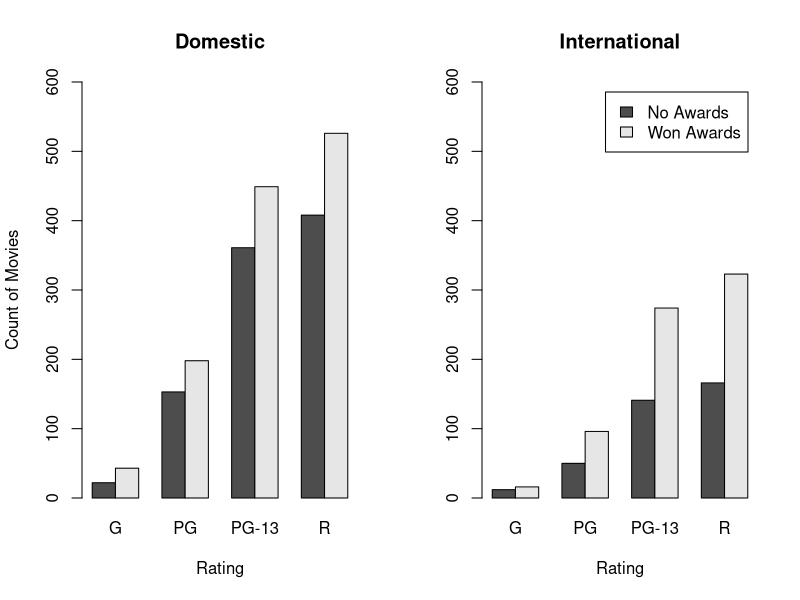
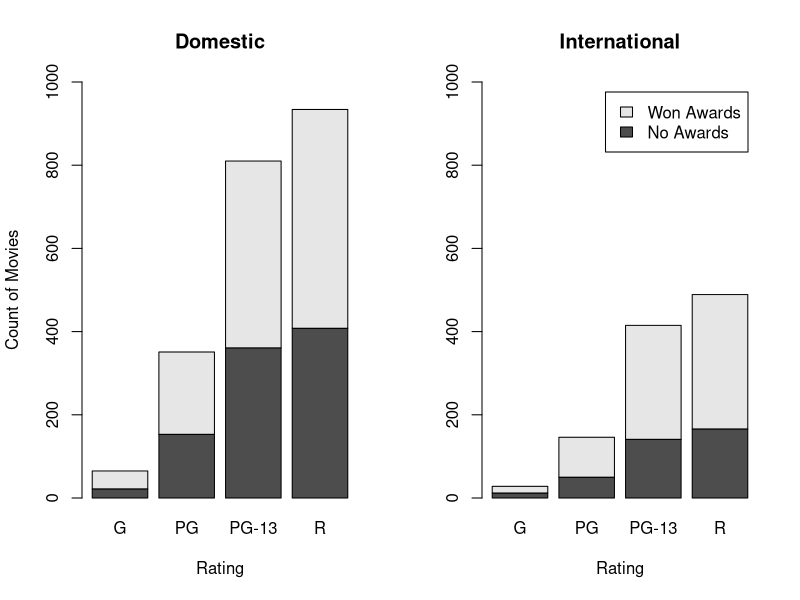
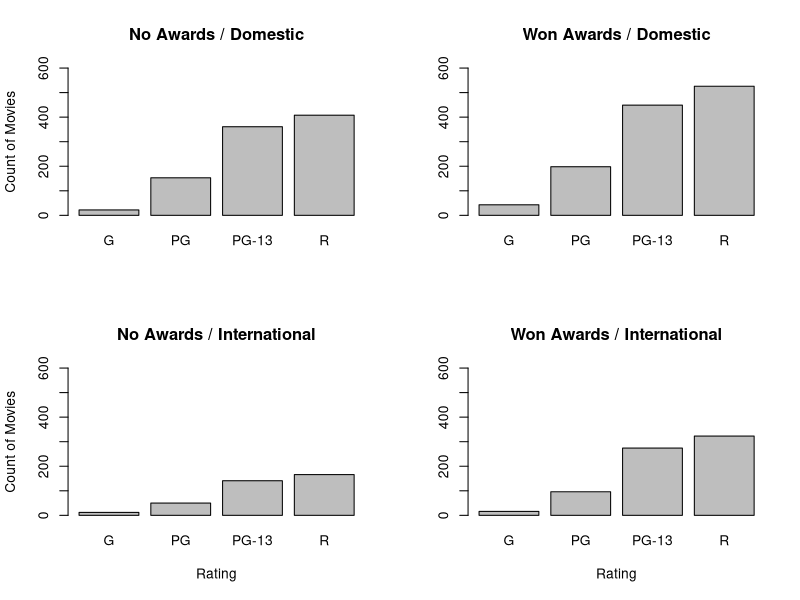

The R source for these figures, in order:
# Set working directory
setwd("/home/af/Dokumenter/Programs/RStudio/demo-visualization-R/Intermediate/2-r-multivariate-data-visualization-m2-exercise-files")

# Load CSV data
movies <- read.csv("Movies.csv")

# Peek at the data
head(movies)

# Three categorical variables

# Create a function to create contingency tables
getTable <- function(distribution)
{
    filter <- movies$Distribution == distribution
    
    subset <- movies[filter, ]
    
    table(
        x = subset$Awards,
        y = subset$Rating)
}

# Display contingency tables
getTable("Domestic")
getTable("International")

# Set facets to two side-by-side panes
par(mfrow = c(1, 2))

# Create a faceted grouped frequency bar chart
barplot(
    height = getTable("Domestic"),
    beside = TRUE,
    ylim = c(0, 600),
    main = "Domestic",
    xlab = "Rating",
    ylab = "Count of Movies")

barplot(
    height = getTable("International"),
    beside = TRUE,
    ylim = c(0, 600),
    main = "International",
    xlab = "Rating",
    legend = rownames(getTable("International")))

# Create a faceted stacked frequency bar chart
barplot(
    height = getTable("Domestic"),
    ylim = c(0, 1000),
    main = "Domestic",
    xlab = "Rating",
    ylab = "Count of Movies")

barplot(
    height = getTable("International"),
    ylim = c(0, 1000),
    main = "International",
    xlab = "Rating",
    legend = rownames(getTable("International")))

# Create a function to create frequency table
getTable2 <- function(awards, distribution)
{
    filter <- movies$Awards == awards &
        movies$Distribution == distribution
    
    subset <- movies[filter, ]
    
    table(subset$Rating)
}

# Print frequency tables 
getTable2("No Awards", "Domestic")
getTable2("Won Awards", "Domestic")
getTable2("No Awards", "International")
getTable2("Won Awards", "International")

# Set facets to 2x2 grid
par(mfrow = c(2, 2))

# Create a 2D faceted frequency bar chart
barplot(
    height = getTable2("No Awards", "Domestic"),
    ylim = c(0, 600),
    main = "No Awards / Domestic",
    ylab = "Count of Movies")

barplot(
    height = getTable2("Won Awards", "Domestic"),
    ylim = c(0, 600),
    main = "Won Awards / Domestic")

barplot(
    height = getTable2("No Awards", "International"),
    ylim = c(0, 600),
    main = "No Awards / International",
    xlab = "Rating",
    ylab = "Count of Movies")

barplot(
    height = getTable2("Won Awards", "International"),
    ylim = c(0, 600),
    main = "Won Awards / International",
    xlab = "Rating")

# Reset facets to single pane
par(mfrow = c(1, 1))
